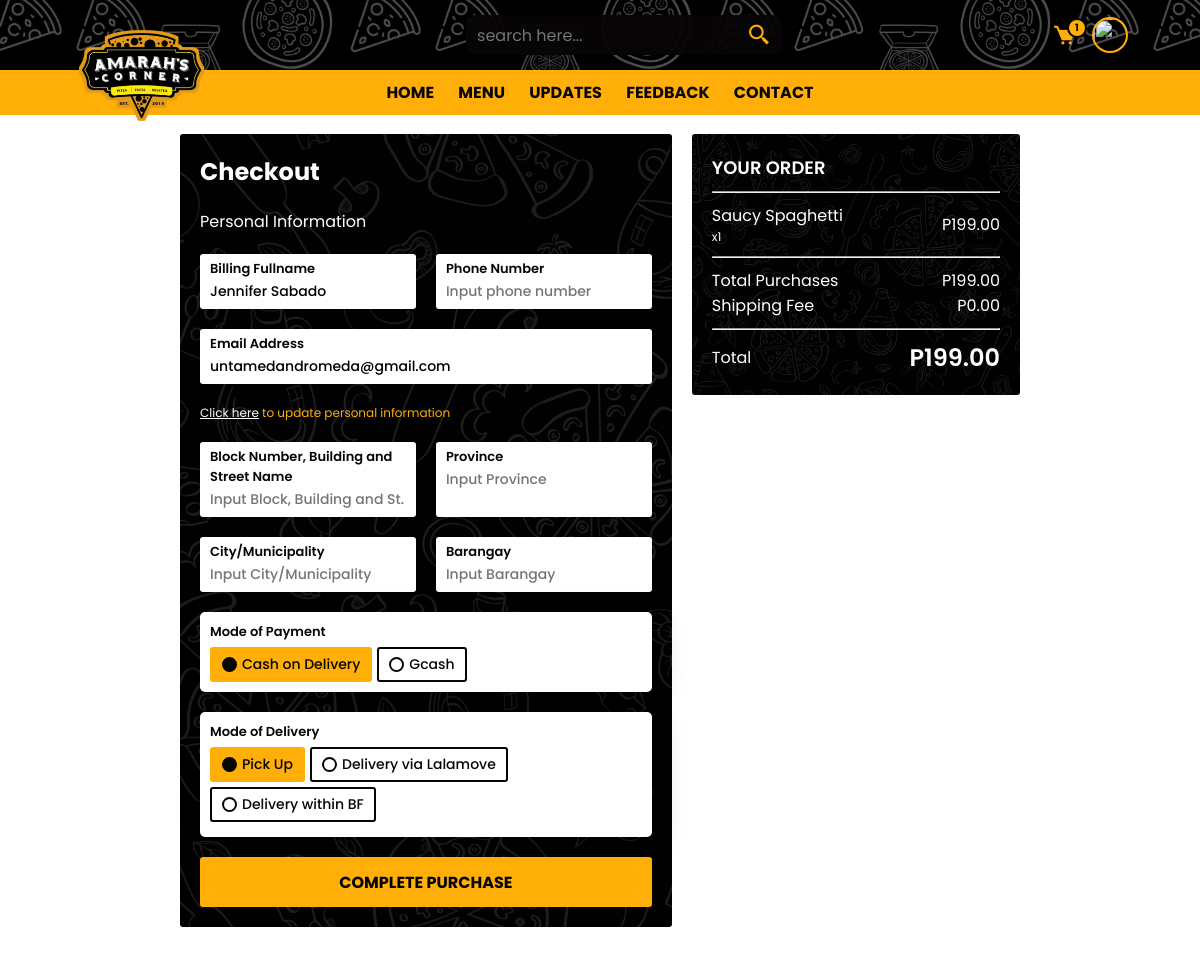
Page /checkout.php (signed in) on the committed database.
### tables this page shows
CREATE TABLE `customers` (
  `user_id` int(11) NOT NULL,
  `name` varchar(255) DEFAULT NULL,
  `username` varchar(255) NOT NULL,
  `email` varchar(255) NOT NULL,
  `password` varchar(255) NOT NULL,
  `phone_number` varchar(11) DEFAULT NULL,
  `user_birthday` date DEFAULT NULL,
  `user_gender` varchar(255) DEFAULT NULL,
  `user_profile_image` varchar(255) DEFAULT NULL
);

CREATE TABLE `cart` (
  `user_id` int(11) NOT NULL,
  `cart_id` int(11) NOT NULL,
  `category_id` int(11) DEFAULT NULL,
  `subcategory_id` int(11) DEFAULT NULL,
  `product_id` int(11) DEFAULT NULL,
  `product_qty` int(11) DEFAULT NULL,
  `product_total` decimal(10,2) DEFAULT NULL
);

CREATE TABLE `product` (
  `category_id` int(11) DEFAULT NULL,
  `subcategory_id` int(11) DEFAULT NULL,
  `product_id` int(11) NOT NULL,
  `product_title` varchar(255) DEFAULT NULL,
  `product_desc` varchar(255) DEFAULT NULL,
  `product_slug` varchar(255) DEFAULT NULL,
  `product_img1` varchar(255) DEFAULT NULL,
  `product_img2` varchar(255) DEFAULT NULL,
  `product_img3` varchar(255) DEFAULT NULL,
  `product_keyword` varchar(255) DEFAULT NULL,
  `product_price` decimal(10,2) DEFAULT NULL,
  `product_sale` varchar(255) DEFAULT NULL,
  `product_status` varchar(255) DEFAULT NULL
);

### checkout.php (the view, shortened to what this page needs)
<?php
require_once './includes/database_conn.php';
$user_id = $_SESSION['id'];
if(isset($_SESSION['id'])) {
    $user_id = $_SESSION['id'];
} else {
    $cartCount = '0';
}
?>
<!DOCTYPE html>
<html lang="en">
<head>
    <link rel="stylesheet" href="https://unpkg.com/swiper@8/swiper-bundle.min.css" />
    <link href='https://unpkg.com/boxicons@2.1.2/css/boxicons.min.css' rel='stylesheet'>
    <link rel="stylesheet" href="https://cdnjs.cloudflare.com/ajax/libs/font-awesome/6.1.1/css/all.min.css">
    <link rel="stylesheet" href="./assets/css/backup.css">
    <link rel="stylesheet" type="text/css" href="https://cdn.datatables.net/1.12.0/css/jquery.dataTables.min.css" />
</head>
</head>
<body>
    <?php include './includes/navbar.php';?>
    <section class="checkout">
        <div class="checkout_wrapper">
            <div class="left_checkout_wrapper">
                <form action="" id="checkout_form">
                    <h1>Checkout</h1>
                    <?php
$get_info = mysqli_query($conn, "SELECT * FROM customers WHERE user_id = $user_id");
foreach ($get_info as $info) {
    ?>
                    <span>Personal Information</span>
                    <div class="group_form_group">
                        <div class="form_group left">
                            <span>Billing Fullname</span>
                            <input class="default" type="text" name="billing_name" id="fullname" placeholder="Input fullname"
                                value="<?php echo $info['name'] ?>">
                        </div>
                        <div class="form_group right">
                            <span>Phone Number</span>
                            <input class="default" type="tel" onkeypress='return event.charCode >= 48 && event.charCode <= 57' maxlength="11" name="billing_phone" id="phone_number" placeholder="Input phone number"
                                value="<?php echo $info['phone_number'] ?>">
                        </div>
                    </div>
                    <div class="form_group">
                        <span>Email Address</span>
                        <input class="default" type="text" name="billing_email" id="email" placeholder="Input email address" readonly
                            value="<?php echo $info['email'] ?>">
                    </div>
                    <?php
}
?>
                    <span class="click_here"><a href="account">Click here</a> to update personal information</span>
                    <div class="group_form_group">
                        <div class="form_group">
                            <span>Block Number, Building and Street Name</span>
                            <input type="text" name="address" id="block" placeholder="Input Block, Building and St. name">
                        </div>
                        <div class="form_group">
                            <span>Province</span>
                            <input type="text" name="province" id="province" placeholder="Input Province">
                        </div>
                    </div>
                    <div class="group_form_group">
                        <div class="form_group">
                            <span>City/Municipality</span>
                            <input type="text" name="city" id="city" placeholder="Input City/Municipality">
                        </div>
                        <div class="form_group">
                            <span>Barangay</span>
                            <input type="text" name="barangay" id="barangay" placeholder="Input Barangay">
                        </div>
                    </div>
                    <div class="payment-wrapper">
                        <span>Mode of Payment</span>
                        <div class="option_wrapper">
                            <label for="option-1" class="option option-1">
                                <div class="box"></div>
                                <span>Cash on Delivery</span>
                            </label>
                            <label for="option-2" class="option option-2">
                                <div class="box"></div>
                                <span>Gcash</span>
                            </label>
                        </div>
                    </div>
                    <div class="payment-wrapper">
                        <span>Mode of Delivery</span>
                        <div class="option_wrapper">
                            <label for="option-1-d" class="option option-1">
                                <div class="box"></div>
                                <span>Pick Up</span>
                            </label>
                            <label for="option-2-d" class="option option-2">
                                <div class="box"></div>
                                <span>Delivery via Lalamove</span>
                            </label>
                            <label for="option-3-d" class="option option-3">
                                <div class="box"></div>
                                <span>Delivery within BF</span>
                            </label>
                        </div>
                    </div>
                    <button type="submit">COMPLETE PURCHASE</button>
                </form>
            </div>
            <div class="right_checkout_wrapper">
                <span class="order_title">YOUR ORDER</span>
                <hr>
                <?php
                $get_cart = mysqli_query($conn, "SELECT product.product_title, subcategory.subcategory_title, cart.product_total, product_qty
                FROM cart
                LEFT JOIN product
                ON cart.product_id = product.product_id
                LEFT JOIN subcategory
                ON cart.subcategory_id = subcategory.subcategory_id
                WHERE user_id = $user_id");
                foreach ($get_cart as $cart) {
                ?>
                <div class="form_group">
                    <div class="span_group">
                        <span><?php echo $cart['product_title']; ?></span>
                        <span class="qty">x<?php echo $cart['product_qty']; ?></span>
                    </div>
                    <div class="total_span">
                        <span>P</span><span class="total_per_item"><?php echo $cart['product_total']; ?></span>
                    </div>
                </div>
                <?php
                }
                ?>
                <hr>
                <div class="form_group">
                    <span>Total Purchases</span>
                    <div class="total_span">
                        <span>P</span><span class="total_purchases get_total">199.00</span>
                    </div>
                </div>
                <div class="form_group">
                    <span>Shipping Fee</span>
                    <div class="total_span">
                        <span>P</span><span class="shipping_fee get_total">199.00</span>
                    </div>
                </div>
                <hr>
                <div class="form_group">
                    <span>Total</span>
                    <div class="total_span total_bold">
                        <span class="total_bold">P</span><span class="total_bold overall_total">0.00</span>
                    </div>
                </div>
            </div>
        </div>
    </section>
</body>
</html>

### checkout.php (style rules this page uses)
body { background: url(./assets/images/background.png) no-repeat; background-size: cover; background-position: center; background-attachment: fixed; height: 100%; }

### rows in the picture
customers: billing_name "Jennifer Sabado", billing_email "untamedandromeda@gmail.com"
cart: product.product_title "Saucy Spaghetti", product_qty "1", product_total "199.00"
